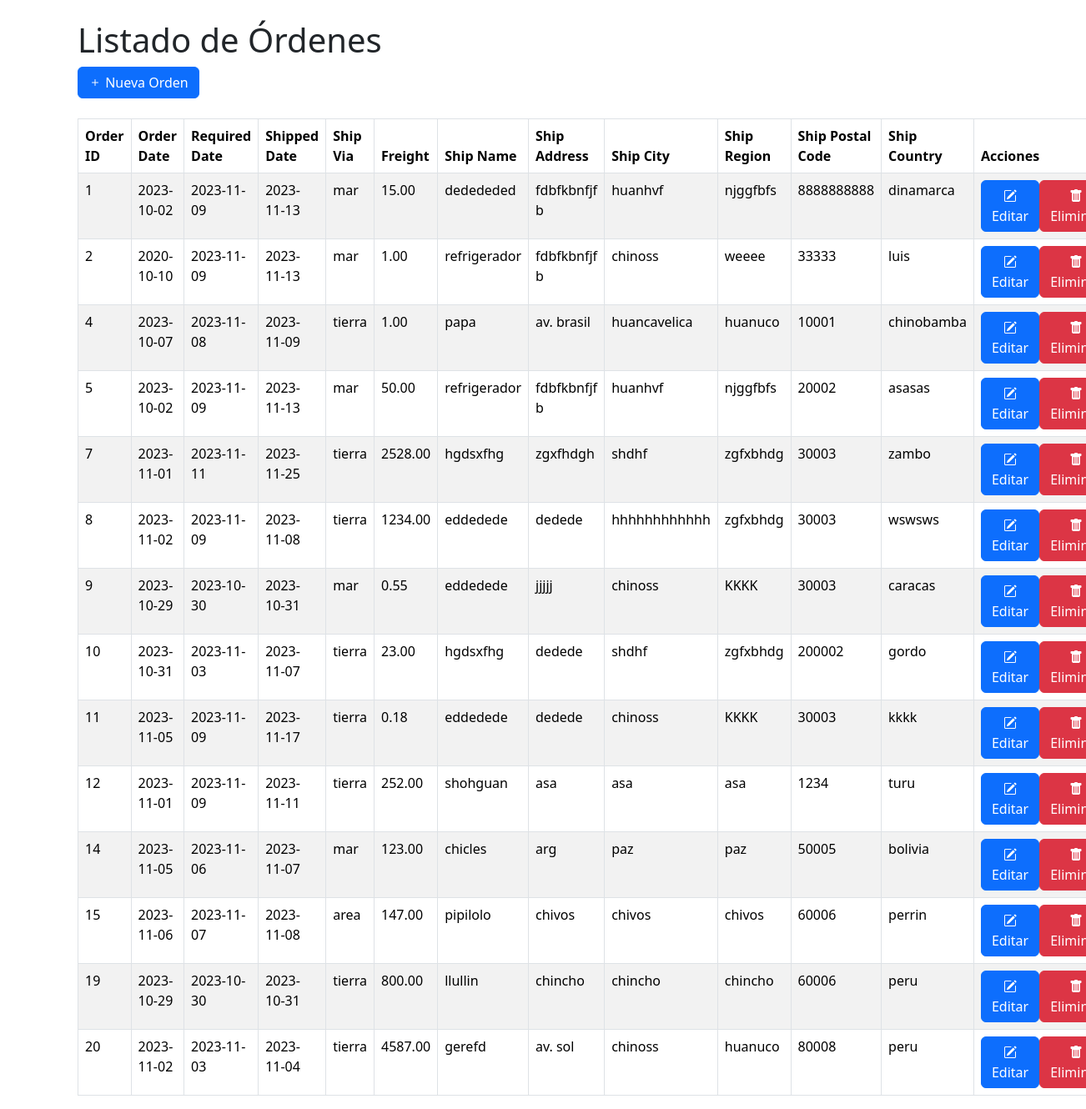
The app's page /sistem/orders/lista_orders.php with its own data.
### tables this page shows
CREATE TABLE `orders` (
  `order_id` int(11) NOT NULL,
  `user_id` int(11) DEFAULT NULL,
  `customer_id` int(11) DEFAULT NULL,
  `employee_id` int(11) DEFAULT NULL,
  `shipper_id` int(11) DEFAULT NULL,
  `order_date` date DEFAULT NULL,
  `required_date` date DEFAULT NULL,
  `shipped_date` date DEFAULT NULL,
  `ship_via` varchar(50) DEFAULT NULL,
  `freight` decimal(10,2) DEFAULT NULL,
  `ship_name` varchar(255) DEFAULT NULL,
  `ship_address` varchar(255) DEFAULT NULL,
  `ship_city` varchar(255) DEFAULT NULL,
  `ship_region` varchar(255) DEFAULT NULL,
  `ship_postal_code` varchar(10) DEFAULT NULL,
  `ship_country` varchar(255) DEFAULT NULL,
  `state` enum('activo','eliminado') DEFAULT 'activo'
);

### sistem/orders/lista_orders.php (the view, shortened to what this page needs)
<!DOCTYPE html>
<html lang="en">
<head>
    <link rel="stylesheet" href="https://cdn.jsdelivr.net/npm/bootstrap@5.3.2/dist/css/bootstrap.min.css">
    <link rel="stylesheet" href="https://cdn.jsdelivr.net/npm/bootstrap-icons@1.11.1/font/bootstrap-icons.css">
</head>
<body>
    <div class="container">
        <h1 class="mt-4">Listado de Órdenes</h1>
        <div class="d-flex justify-content-between align-items-center">
            <a href="new_order.php" class="btn btn-primary"><i class="bi bi-plus"></i> Nueva Orden</a>
        </div>
        <div class="row mt-4">
            <div class="col-12">
                <table class="table table-bordered table-striped">
                    <thead>
                        <tr>
                            <th>Order ID</th>
                            <th>Order Date</th>
                            <th>Required Date</th>
                            <th>Shipped Date</th>
                            <th>Ship Via</th>
                            <th>Freight</th>
                            <th>Ship Name</th>
                            <th>Ship Address</th>
                            <th>Ship City</th>
                            <th>Ship Region</th>
                            <th>Ship Postal Code</th>
                            <th>Ship Country</th>
                            <th>Acciones</th>
                        </tr>
                    </thead>
                    <tbody>
                    <?php
                    include '../data_base/conn.php';
                    $query = "SELECT * FROM orders WHERE state = 'Activo'";
                    $result = mysqli_query($conn, $query);
                    if (mysqli_num_rows($result) > 0) {
                        while ($row = mysqli_fetch_assoc($result)) {
                            echo "<tr>";
                            echo "<td>" . $row['order_id'] . "</td>";
                            echo "<td>" . $row['order_date'] . "</td>";
                            echo "<td>" . $row['required_date'] . "</td>";
                            echo "<td>" . $row['shipped_date'] . "</td>";
                            echo "<td>" . $row['ship_via'] . "</td>";
                            echo "<td>" . $row['freight'] . "</td>";
                            echo "<td>" . $row['ship_name'] . "</td>";
                            echo "<td>" . $row['ship_address'] . "</td>";
                            echo "<td>" . $row['ship_city'] . "</td>";
                            echo "<td>" . $row['ship_region'] . "</td>";
                            echo "<td>" . $row['ship_postal_code'] . "</td>";
                            echo "<td>" . $row['ship_country'] . "</td>";
                            echo "<td>";
                            echo "<div class='btn-group btn-group-space'>";
                            echo "<form method='post' action='editar_orden.php'>";
                            echo "<button type='submit' class='btn btn-primary'>";
                            echo "<i class='bi bi-pencil-square'></i> Editar";
                            echo "</button>";
                            echo "</form>";
                            echo "<form method='post' action='eliminar_orden.php'>";
                            echo "<button type='button' class='btn btn-danger confirm-delete' data-orderid='" . $row['order_id'] . "'>";
                            echo "<i class='bi bi-trash-fill'></i> Eliminar";
                            echo "</button>";
                            echo "</form>";
                            echo "</div>";
                            echo "</td>";
                            echo "</tr>";
                        }
                    } else {
                        echo "<tr><td colspan='17'>No se encontraron órdenes en la base de datos.</td></tr>";
                    }
                    ?>
                    </tbody>
                </table>
            </div>
        </div>
    </div>
</body>
</html>

### records on screen
orders: order_id "1", order_date "2023-10-02", required_date "2023-11-09", shipped_date "2023-11-13", ship_via "mar", freight "15.00", ship_name "dedededed", ship_address "fdbfkbnfjf b", ship_city "huanhvf", ship_region "njggfbfs", ship_postal_code "8888888888", ship_country "dinamarca"
orders: order_id "2", order_date "2020-10-10", required_date "2023-11-09", shipped_date "2023-11-13", ship_via "mar", freight "1.00", ship_name "refrigerador", ship_address "fdbfkbnfjf b", ship_city "chinoss", ship_region "weeee", ship_postal_code "33333", ship_country "luis"
orders: order_id "4", order_date "2023-10-07", required_date "2023-11-08", shipped_date "2023-11-09", ship_via "tierra", freight "1.00", ship_name "papa", ship_address "av. brasil", ship_city "huancavelica", ship_region "huanuco", ship_postal_code "10001", ship_country "chinobamba"
orders: order_id "5", order_date "2023-10-02", required_date "2023-11-09", shipped_date "2023-11-13", ship_via "mar", freight "50.00", ship_name "refrigerador", ship_address "fdbfkbnfjf b", ship_city "huanhvf", ship_region "njggfbfs", ship_postal_code "20002", ship_country "asasas"
orders: order_id "7", order_date "2023-11-01", required_date "2023-11-11", shipped_date "2023-11-25", ship_via "tierra", freight "2528.00", ship_name "hgdsxfhg", ship_address "zgxfhdgh", ship_city "shdhf", ship_region "zgfxbhdg", ship_postal_code "30003", ship_country "zambo"
orders: order_id "8", order_date "2023-11-02", required_date "2023-11-09", shipped_date "2023-11-08", ship_via "tierra", freight "1234.00", ship_name "eddedede", ship_address "dedede", ship_city "hhhhhhhhhhhh", ship_region "zgfxbhdg", ship_postal_code "30003", ship_country "wswsws"
orders: order_id "9", order_date "2023-10-29", required_date "2023-10-30", shipped_date "2023-10-31", ship_via "mar", freight "0.55", ship_name "eddedede", ship_address "jjjjj", ship_city "chinoss", ship_region "KKKK", ship_postal_code "30003", ship_country "caracas"
orders: order_id "10", order_date "2023-10-31", required_date "2023-11-03", shipped_date "2023-11-07", ship_via "tierra", freight "23.00", ship_name "hgdsxfhg", ship_address "dedede", ship_city "shdhf", ship_region "zgfxbhdg", ship_postal_code "200002", ship_country "gordo"
orders: order_id "11", order_date "2023-11-05", required_date "2023-11-09", shipped_date "2023-11-17", ship_via "tierra", freight "0.18", ship_name "eddedede", ship_address "dedede", ship_city "chinoss", ship_region "KKKK", ship_postal_code "30003", ship_country "kkkk"
orders: order_id "12", order_date "2023-11-01", required_date "2023-11-09", shipped_date "2023-11-11", ship_via "tierra", freight "252.00", ship_name "shohguan", ship_address "asa", ship_city "asa", ship_region "asa", ship_postal_code "1234", ship_country "turu"
orders: order_id "14", order_date "2023-11-05", required_date "2023-11-06", shipped_date "2023-11-07", ship_via "mar", freight "123.00", ship_name "chicles", ship_address "arg", ship_city "paz", ship_region "paz", ship_postal_code "50005", ship_country "bolivia"
orders: order_id "15", order_date "2023-11-06", required_date "2023-11-07", shipped_date "2023-11-08", ship_via "area", freight "147.00", ship_name "pipilolo", ship_address "chivos", ship_city "chivos", ship_region "chivos", ship_postal_code "60006", ship_country "perrin"
orders: order_id "19", order_date "2023-10-29", required_date "2023-10-30", shipped_date "2023-10-31", ship_via "tierra", freight "800.00", ship_name "llullin", ship_address "chincho", ship_city "chincho", ship_region "chincho", ship_postal_code "60006", ship_country "peru"
orders: order_id "20", order_date "2023-11-02", required_date "2023-11-03", shipped_date "2023-11-04", ship_via "tierra", freight "4587.00", ship_name "gerefd", ship_address "av. sol", ship_city "chinoss", ship_region "huanuco", ship_postal_code "80008", ship_country "peru"
